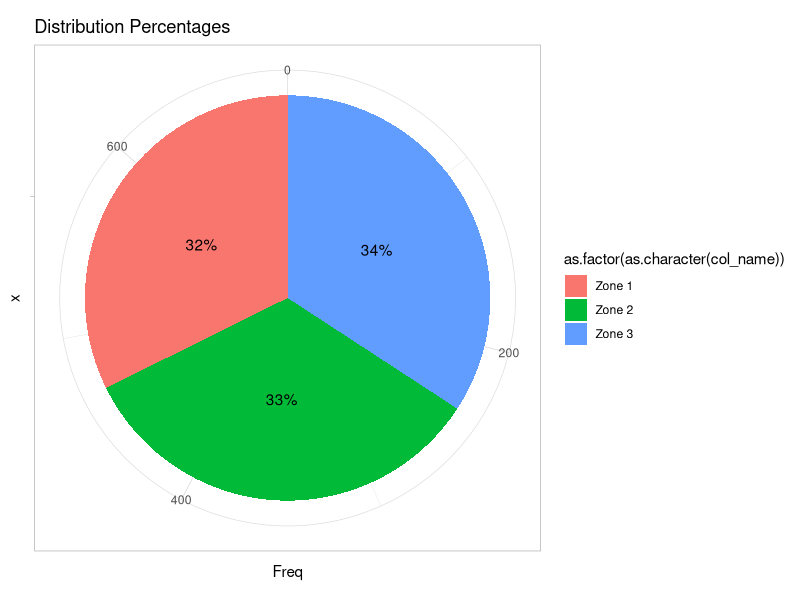
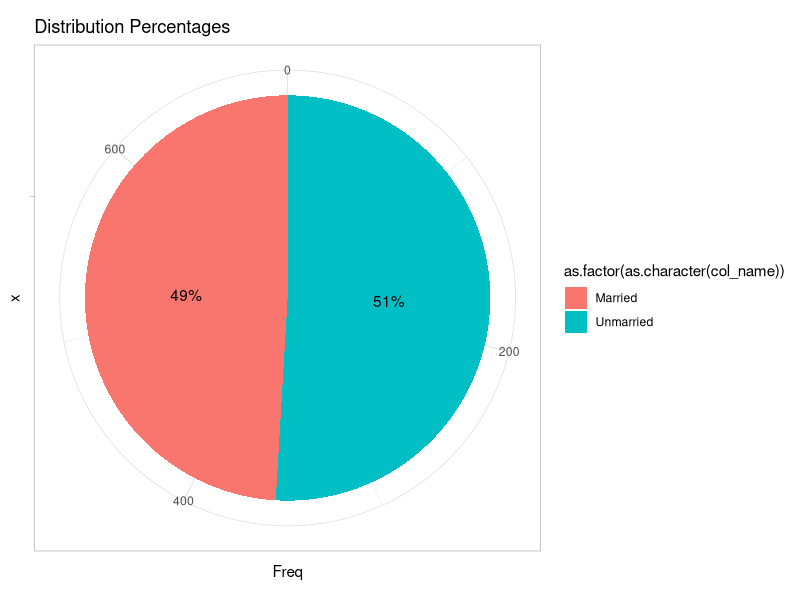
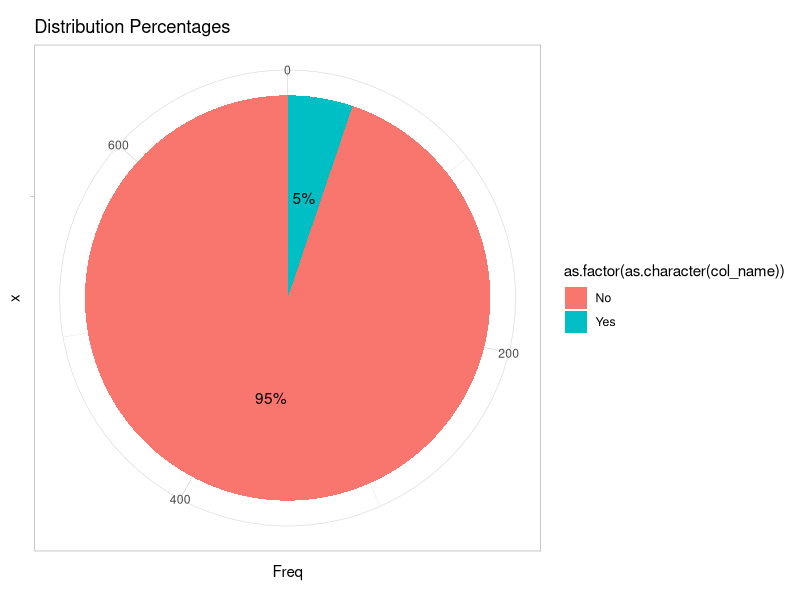
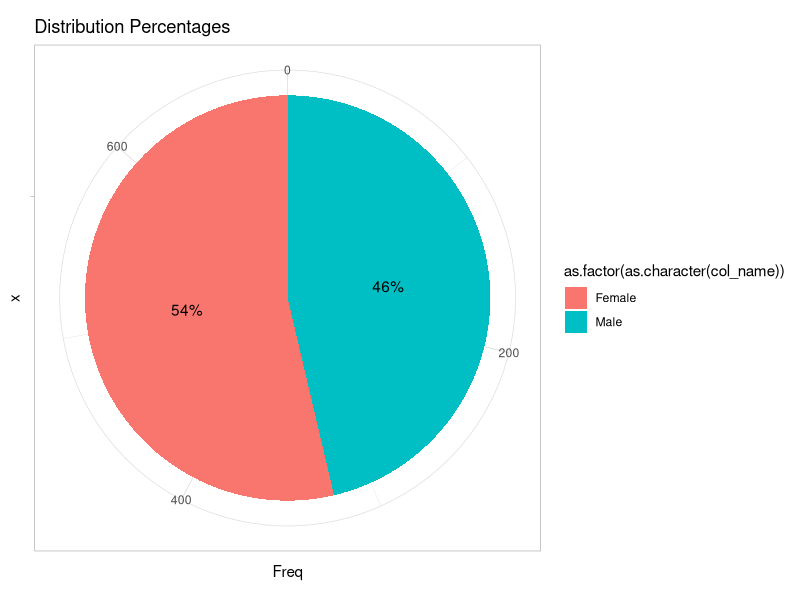
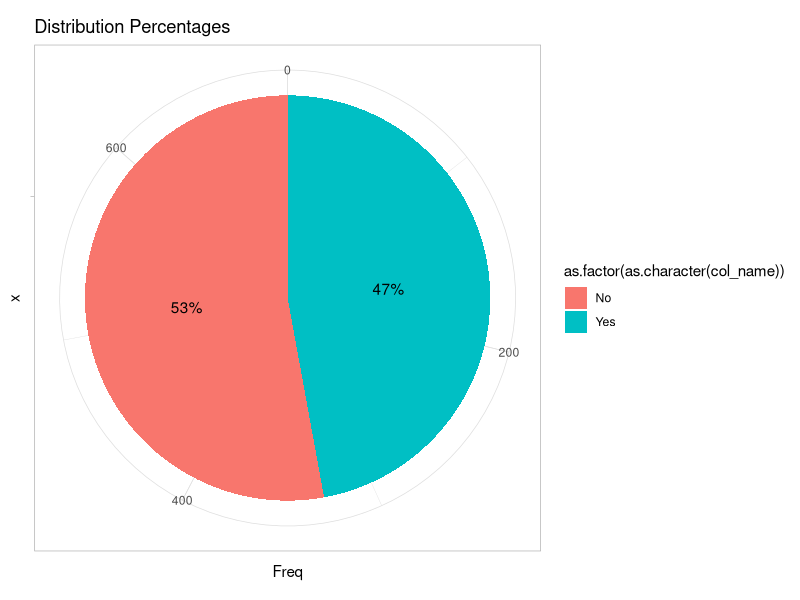
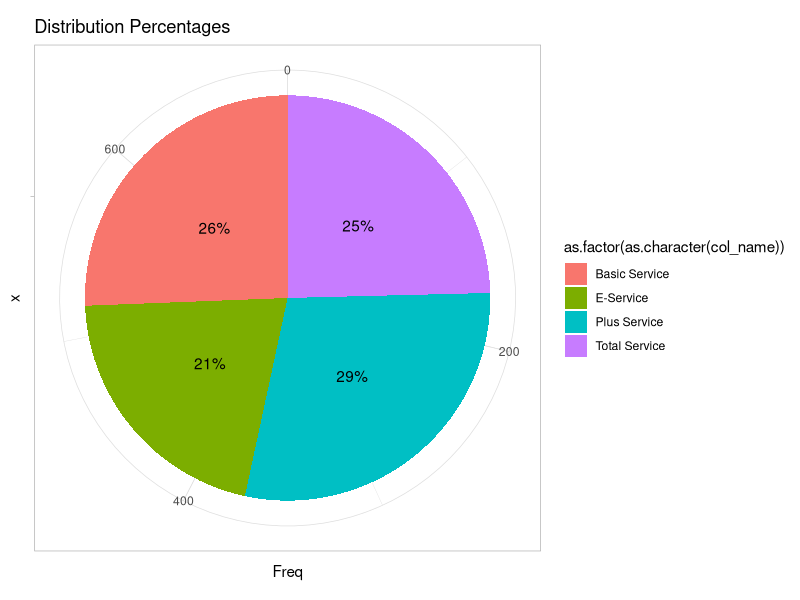
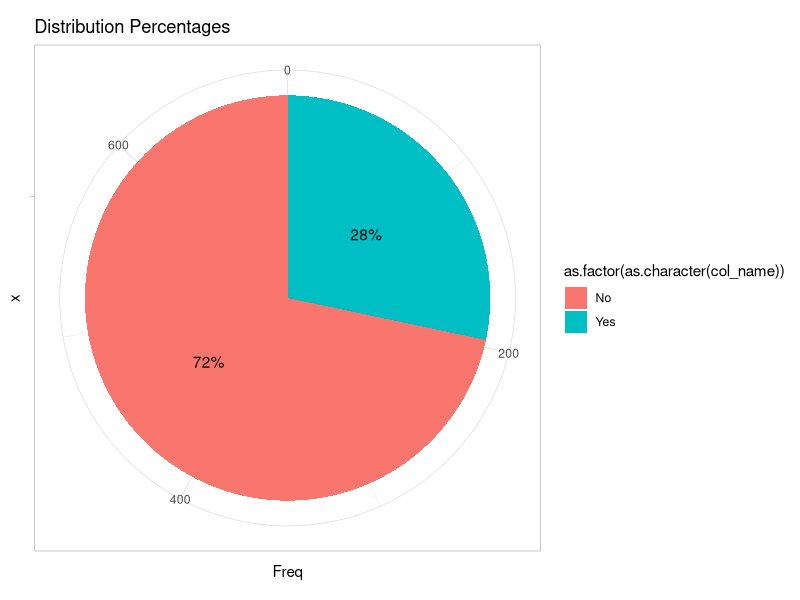
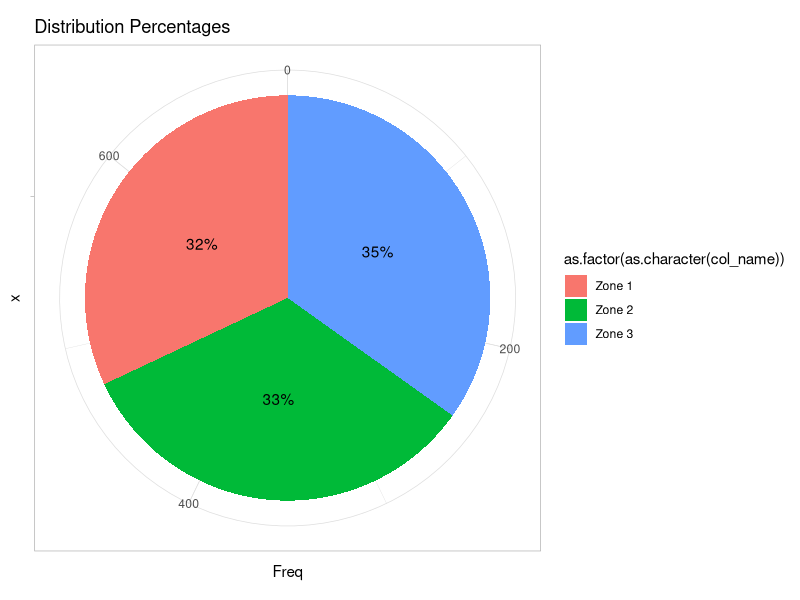

Write the R code that produced these figures, in order.
## ---- chunk 1
library(readxl)
Telecommunication_Data <- read_excel("Telecommunication Data.xlsx")
View(Telecommunication_Data)
## ---- chunk 2
head(Telecommunication_Data)
## ---- chunk 3
colnames(Telecommunication_Data)
## ---- chunk 4
missing_values = data.frame(columns = colnames(Telecommunication_Data),
                            vals_missing = colSums(is.na(Telecommunication_Data)),
                            perc_missing = colMeans(is.na(Telecommunication_Data)) * 100)

head(missing_values)
## ---- chunk 5
# columns with more than 50% missing values need to be removed 
Telecommunication_Data = Telecommunication_Data[rowMeans(is.na(Telecommunication_Data))< 0.5, colMeans(is.na(Telecommunication_Data)) < 0.5]
colnames(Telecommunication_Data)
## ---- chunk 6
set.seed(123)

# split witha 70/30 ration
ind = sample(1:nrow(Telecommunication_Data), 0.7 * nrow(Telecommunication_Data))

train = Telecommunication_Data[ind,]
test = Telecommunication_Data[-ind,]

nrow(train)
nrow(test)
## ---- chunk 7
linear_regress_data = train
## ---- chunk 8
library(dplyr, warn.conflicts = FALSE)

char_columns = colnames(linear_regress_data %>% select_if(is.character))
char_columns
## ---- chunk 9
library(ggplot2)
plot_distrib = function(col_name){
  # convert the data into columns
  col_vals = data.frame(table(col_name))
  col_vals$percent = col_vals$Freq / sum(col_vals$Freq) * 100
  # plot the distibution
  plot = ggplot(col_vals, aes(x = "", y = Freq, fill = as.factor(as.character(col_name)))) +
    geom_bar(stat = "identity") +
    coord_polar("y") +
    geom_text(aes(label = paste0(round(percent), "%")), position = position_stack(vjust = 0.5)) +
    ggtitle("Distribution Percentages") +
    theme_light()
  return(plot)
}
## ---- chunk 10
char_columns
## ---- chunk 11
print("Distribution of Region")
img = plot_distrib(linear_regress_data$region)
print(img)
## ---- chunk 12
print("Distribution of Marital")
img = plot_distrib(linear_regress_data$marital)
print(img)
## ---- chunk 13
print("Distribution of Retire")
img = plot_distrib(linear_regress_data$retire)
print(img)
## ---- chunk 14
print("Distribution of Gender")
img = plot_distrib(linear_regress_data$gender)
print(img)
## ---- chunk 15
print("Distribution of TollFree")
img = plot_distrib(linear_regress_data$tollfree)
print(img)
## ---- chunk 16
print("Distribution of Custcat")
img = plot_distrib(linear_regress_data$custcat)
print(img)
## ---- chunk 17
print("Distribution of Churn")
img = plot_distrib(linear_regress_data$churn)
print(img)
## ---- chunk 18
# using random forest regression to impute 
# categorical values are better replaced by mode

# calculate mode
calc_mod = function(x){
  uniq_x = unique(x)
  uniq_x[which.max(tabulate(match(x, uniq_x)))]
}

# use ifelse to replace with mode otherwise retain the data
linear_regress_data$region = ifelse(is.na(linear_regress_data$region),calc_mod(linear_regress_data$region),                      linear_regress_data$region)

# confirm if there is still na data in region
if(any(is.na(linear_regress_data$region))){
  print("There are still na values")
}else{
  print("There are no na values")
}
## ---- chunk 19
plt = plot_distrib(linear_regress_data$region)
print(plt)
## ---- chunk 20
linear_regress_data$marital = ifelse(is.na(linear_regress_data$marital),calc_mod(linear_regress_data$marital),                      linear_regress_data$marital)

# confirm if there is still na data in region
if(any(is.na(linear_regress_data$marital))){
  print("There are still na values")
}else{
  print("There are no na values")
}
## ---- chunk 21
plt = plot_distrib(linear_regress_data$marital)
print(plt)
## ---- chunk 22
linear_regress_data$retire = ifelse(is.na(linear_regress_data$retire),calc_mod(linear_regress_data$retire),                      linear_regress_data$retire)

# confirm if there is still na data in region
if(any(is.na(linear_regress_data$retire))){
  print("There are still na values")
}else{
  print("There are no na values")
}
## ---- chunk 23
plt = plot_distrib(linear_regress_data$retire)
print(plt)
## ---- chunk 24
linear_regress_data$gender = ifelse(is.na(linear_regress_data$gender),calc_mod(linear_regress_data$gender),                      linear_regress_data$gender)

# confirm if there is still na data in region
if(any(is.na(linear_regress_data$gender))){
  print("There are still na values")
}else{
  print("There are no na values")
}

plt = plot_distrib(linear_regress_data$gender)
print(plt)
## ---- chunk 25
linear_regress_data$tollfree = ifelse(is.na(linear_regress_data$tollfree),calc_mod(linear_regress_data$tollfree),                      linear_regress_data$tollfree)

# confirm if there is still na data in region
if(any(is.na(linear_regress_data$tollfree))){
  print("There are still na values")
}else{
  print("There are no na values")
}

plt = plot_distrib(linear_regress_data$tollfree)
print(plt)
## ---- chunk 26
linear_regress_data$custcat = ifelse(is.na(linear_regress_data$custcat),calc_mod(linear_regress_data$custcat),                      linear_regress_data$custcat)

# confirm if there is still na data in region
if(any(is.na(linear_regress_data$custcat))){
  print("There are still na values")
}else{
  print("There are no na values")
}

plt = plot_distrib(linear_regress_data$custcat)
print(plt)
## ---- chunk 27
linear_regress_data$churn = ifelse(is.na(linear_regress_data$churn),calc_mod(linear_regress_data$churn),                      linear_regress_data$churn)

# confirm if there is still na data in region
if(any(is.na(linear_regress_data$churn))){
  print("There are still na values")
}else{
  print("There are no na values")
}

plt = plot_distrib(linear_regress_data$churn)
print(plt)
## ---- chunk 28
char_columns
## ---- chunk 29
unique(linear_regress_data$region)
## ---- chunk 30
linear_regress_data$region = ifelse(linear_regress_data$region == "Zone 1", 1, ifelse(
  linear_regress_data$region == "Zone 2", 2, ifelse(
    linear_regress_data$region == "Zone 3", 3, linear_regress_data$region
  )
))
## ---- chunk 31
unique(linear_regress_data$marital)
## ---- chunk 32
linear_regress_data$marital = ifelse(linear_regress_data$marital == "Unmarried", 1, ifelse(
  linear_regress_data$marital == "Married", 2, linear_regress_data$marital
  )
) 
## ---- chunk 33
unique(linear_regress_data$retire)
## ---- chunk 34
linear_regress_data$retire = ifelse(linear_regress_data$retire == "No", 1, ifelse(
  linear_regress_data$retire == "Yes", 2, linear_regress_data$retire
  )
) 
## ---- chunk 35
unique(linear_regress_data$gender)
## ---- chunk 36
linear_regress_data$gender = ifelse(linear_regress_data$gender == "Female", 1, ifelse(
  linear_regress_data$gender == "Male", 2, linear_regress_data$gender
  )
) 
## ---- chunk 37
unique(linear_regress_data$tollfree)
## ---- chunk 38
linear_regress_data$tollfree = ifelse(linear_regress_data$tollfree == "No", 1, ifelse(
  linear_regress_data$tollfree == "Yes", 2, linear_regress_data$tollfree
  )
) 
## ---- chunk 39
unique(linear_regress_data$custcat)
## ---- chunk 40
linear_regress_data$custcat = ifelse(linear_regress_data$custcat == "Plus Service", 1, ifelse(
  linear_regress_data$custcat == "Total Service", 2,ifelse(
  linear_regress_data$custcat == "E-Service", 3,ifelse(
  linear_regress_data$custcat == "Basic Service", 4, linear_regress_data$custcat
  )
)))
## ---- chunk 41
unique(linear_regress_data$churn)
## ---- chunk 42
linear_regress_data$churn = ifelse(linear_regress_data$churn == "No", 1, ifelse(
  linear_regress_data$churn == "Yes", 2, linear_regress_data$churn
  )
) 
## ---- chunk 43
linear_regress_data = linear_regress_data %>% mutate(across(all_of(char_columns), as.factor))
head(linear_regress_data)
## ---- chunk 44
non_factor = colnames(linear_regress_data %>% select_if(is.numeric))
non_factor
## ---- chunk 45
# using a density plot to assess the distribution of the data 

plot_density = function(data_set,num_col){
  ggplot(data_set, aes(x = data_set[[num_col]]))+
    geom_density(fill = "lightblue", color = "blue")+
    ggtitle(paste("Density Plot of", num_col))+
    xlab(num_col)+
    ylab("Density")+
    theme_minimal()
}
## ---- chunk 46
# plot

plot_density(linear_regress_data,"tenure")
## ---- chunk 47
# IMPUTE data
set.seed(123)
rand_val = function(data, column_name, low = 0, up = 1){
  data[[column_name]] = ifelse(is.na(data[[column_name]]), runif(sum(is.na(data[[column_name]])), min = low, max = up), data[[column_name]])
  return(data)
}
## ---- chunk 48
linear_regress_data=rand_val(linear_regress_data, "tenure")

if(any(is.na(linear_regress_data$tenure))){
  print(paste("there are na values", "tenure"))
}else{
  print(paste("there are no na values", "tenure"))
}
## ---- chunk 49
# new disribution of tenure
plot_density(linear_regress_data, "tenure")
## ---- chunk 50
plot_density(linear_regress_data, "age")
## ---- chunk 51
linear_regress_data = rand_val(linear_regress_data, "age")

if(any(is.na(linear_regress_data$tenure))){
  print(paste("there are na values", "age"))
}else{
  print(paste("there are no na values", "age"))
}
## ---- chunk 52
plot_density(linear_regress_data, "age")
## ---- chunk 53
plot_density(linear_regress_data, "address")
## ---- chunk 54
linear_regress_data = rand_val(linear_regress_data, "address")

if(any(is.na(linear_regress_data$tenure))){
  print(paste("there are na values", "address"))
}else{
  print(paste("there are no na values", "address"))
}
## ---- chunk 55
plot_density(linear_regress_data, "address")
## ---- chunk 56
plot_density(linear_regress_data, "income")
## ---- chunk 57
linear_regress_data = rand_val(linear_regress_data, "income")

if(any(is.na(linear_regress_data$income))){
  print(paste("there are na values", "income"))
}else{
  print(paste("there are no na values", "income"))
}
## ---- chunk 58
plot_density(linear_regress_data, "income")
## ---- chunk 59
plot_density(linear_regress_data, "employ")
## ---- chunk 60
linear_regress_data = rand_val(linear_regress_data, "employ")

if(any(is.na(linear_regress_data$employ))){
  print(paste("there are na values", "employ"))
}else{
  print(paste("there are no na values", "employ"))
}
## ---- chunk 61
plot_density(linear_regress_data, "employ")
## ---- chunk 62
plot_density(linear_regress_data, "reside")
## ---- chunk 63
linear_regress_data = rand_val(linear_regress_data, "reside")

if(any(is.na(linear_regress_data$reside))){
  print(paste("there are na values", "reside"))
}else{
  print(paste("there are no na values", "reside"))
}
## ---- chunk 64
plot_density(linear_regress_data, "reside")
## ---- chunk 65
plot_density(linear_regress_data, "tollten")
## ---- chunk 66
linear_regress_data = rand_val(linear_regress_data, "tollten")

if(any(is.na(linear_regress_data$tollten))){
  print(paste("there are na values", "tollten"))
}else{
  print(paste("there are no na values", "tollten"))
}
## ---- chunk 67
plot_density(linear_regress_data, "tollten")
## ---- chunk 68
plot_density(linear_regress_data, "equipten")
## ---- chunk 69
linear_regress_data = rand_val(linear_regress_data, "equipten")

if(any(is.na(linear_regress_data$equipten))){
  print(paste("there are na values", "equipten"))
}else{
  print(paste("there are no na values", "equipten"))
}
## ---- chunk 70
plot_density(linear_regress_data, "equipten")
## ---- chunk 71
plot_density(linear_regress_data, "cardten")
## ---- chunk 72
linear_regress_data = rand_val(linear_regress_data, "cardten")

if(any(is.na(linear_regress_data$cardten))){
  print(paste("there are na values", "cardten"))
}else{
  print(paste("there are no na values", "cardten"))
}
## ---- chunk 73
plot_density(linear_regress_data, "cardten")
## ---- chunk 74
plot_density(linear_regress_data, "wireten")
## ---- chunk 75
linear_regress_data = rand_val(linear_regress_data, "wireten")

if(any(is.na(linear_regress_data$wireten))){
  print(paste("there are na values", "wireten"))
}else{
  print(paste("there are no na values", "wireten"))
}
## ---- chunk 76
plot_density(linear_regress_data, "wireten")
## ---- chunk 77
plot_density(linear_regress_data, "loglong")
## ---- chunk 78
linear_regress_data = rand_val(linear_regress_data, "loglong")

if(any(is.na(linear_regress_data$loglong))){
  print(paste("there are na values", "loglong"))
}else{
  print(paste("there are no na values", "loglong"))
}
## ---- chunk 79
plot_density(linear_regress_data, "loglong")
## ---- chunk 80
plot_density(linear_regress_data, "logcard")
## ---- chunk 81
linear_regress_data = rand_val(linear_regress_data, "logcard")

if(any(is.na(linear_regress_data$logcard))){
  print(paste("there are na values", "logcard"))
}else{
  print(paste("there are no na values", "logcard"))
}
## ---- chunk 82
plot_density(linear_regress_data, "logcard")
## ---- chunk 83
# round off all values that are not 
# Age - 3
# employ - 7
# address - 5
# Tenure - 2
# income - 6
# reside - 10
linear_regress_data[, c(3, 7, 5, 2, 6,10)][,
                                            sapply(linear_regress_data[, c(3, 7, 5, 2, 6, 10)], is.numeric)] = round(linear_regress_data[, c(3, 7, 5, 2, 6, 10)][,
                                            sapply(linear_regress_data[, c(3, 7, 5, 2, 6, 10)], is.numeric)])

## ---- chunk 84
linear_regress_model = lm(age~., data = linear_regress_data)
summary(linear_regress_model)
## ---- chunk 85
# using the key predictor values only 
linear_regress_model_2 = lm(age~marital + address + employ + retire+ gender + reside + logcard, data = linear_regress_data)
summary(linear_regress_model_2)
## ---- chunk 86
linear_regress_model_3 = lm(age~marital + address + employ + retire+ reside + logcard, data = linear_regress_data)
summary(linear_regress_model_3)
## ---- chunk 87
any(is.na(linear_regress_data))
## ---- chunk 88
library(lmtest)
homoscedastisty_test = bptest(linear_regress_model)
homoscedastisty_test
## ---- chunk 89
homoscedastisty_test_2 = bptest(linear_regress_model_2)
homoscedastisty_test_2
## ---- chunk 90
homoscedastisty_test_3 = bptest(linear_regress_model_3)
homoscedastisty_test_3
## ---- chunk 91
linear_regress_residuals <- residuals(linear_regress_model_3)

# QQ plot 
qqnorm(linear_regress_residuals)
qqline(linear_regress_residuals, col = 2)
## ---- chunk 92
# residuals fitted value plot 
library(ggplot2)

res_fit = data.frame(fitted = linear_regress_model_3$fitted.values,
                     residual = linear_regress_model_3$residuals)

ggplot(data = res_fit,
       aes(x = fitted, y = residual)) +
  geom_point()+
  geom_hline(yintercept = 0, linetype = "dashed", color = "red") +
  labs(
    x = "fitted values",
    y = "residuals",
    title = "Fitted value Residual Plot"
  )
## ---- chunk 93
library(car, warn.conflicts = FALSE)

var_inf = vif(linear_regress_model_3)
var_inf
## ---- chunk 94
test= na.omit(test)
# age~marital + address + employ + retire+ reside + logcard
test$marital = ifelse(test$marital == "Unmarried", 1, ifelse(
  test$marital == "Married", 2, test$marital
))
test$retire = ifelse(test$retire == "No", 1, ifelse(
  test$retire == "Yes", 2, test$retire
))
predict_mod = predict(linear_regress_model_3,
                       test)
predict_mod = ifelse(predict_mod > 0.5, 1, 0)

actual_lm_val = test$age
mse = mean((predict_mod - actual_lm_val)^2)
rmse = sqrt(mse)

cat("The mean squared error is", mse, " with a rmse of ", rmse)
## ---- chunk 95
age_range = max(Telecommunication_Data$age, na.rm = TRUE) - min(Telecommunication_Data$age, na.rm = TRUE)
age_range
## ---- chunk 96
binom_regress_data = linear_regress_data
## ---- chunk 97
# encoding marital
binom_regress_data$marital = ifelse(binom_regress_data$marital == 1, 1, 0)
min(binom_regress_data$marital)
max(binom_regress_data$marital)
## ---- chunk 98
binom_model = glm(marital~., data = binom_regress_data, family = "binomial")
summary(binom_model)
## ---- chunk 99
binom_model_2 = glm(marital~age+employ+reside+retire+ logcard, data = binom_regress_data, family = "binomial")
summary(binom_model_2)
## ---- chunk 100
binom_model_3 = glm(marital~age+reside, data = binom_regress_data, family = "binomial")
summary(binom_model_3)
## ---- chunk 101
binom_model_4 = glm(marital~employ+retire+logcard, data =binom_regress_data, family = "binomial")
summary(binom_model_4)
## ---- chunk 102
binom_test = test
binom_test$marital = ifelse(binom_test$marital == 1, 1, 0)
binom_pred = predict(binom_model_2, test, type = "response")
binom_pred = ifelse(binom_pred > 0.5, 1, 0)

# see prediction model contigency table
binom_cont_tab = table(predicted = binom_pred, actual =  binom_test$marital)

print("Unmarried = 1 and married = 0")
binom_cont_tab
## ---- chunk 103
library(caTools)
library(ROCR)
binomial_acc_obj = prediction(binom_pred, binom_test$marital)
binom_auc = performance(binomial_acc_obj, measure = "auc")
binom_auc = binom_auc@y.values[[1]]
binom_auc * 100
## ---- chunk 104
# coefficient of linear regression
coef(binom_model_2)
## ---- chunk 105
multinom_data = linear_regress_data
## ---- chunk 106
library(nnet)
multi_nom_mod = multinom(reside~., data = multinom_data)
summary(multi_nom_mod)
## ---- chunk 107
coef(multi_nom_mod)[1,]
## ---- chunk 108
multi_test = test
multi_test$region = ifelse(multi_test$region == "Zone 1", 1, ifelse(multi_test$region == "Zone 2", 2, ifelse(
  multi_test$region == "Zone 3", 3, multi_test$region
)))
multi_test$region = as.factor(multi_test$region)
multi_test$gender =ifelse(multi_test$gender == "Female", 1,2) 
multi_test$gender = as.factor(multi_test$gender)
multi_test$tollfree =ifelse(multi_test$tollfree == "No", 1,2) 
multi_test$tollfree = as.factor(multi_test$tollfree)
multi_test$custcat = ifelse(multi_test$custcat == "Plus Service", 1, ifelse(
  multi_test$custcat == "Total Service", 2,ifelse(
  multi_test$custcat == "E-Service", 3,ifelse(
  multi_test$custcat == "Basic Service", 4, multi_test$custcat
  )
)))
multi_test$custcat = as.factor(multi_test$custcat)
multi_test$churn =ifelse(multi_test$churn == "No", 1,2)
multi_test$churn= as.factor(multi_test$churn)
predict_multi = predict(multi_nom_mod, newdata = multi_test)
accuracy_multi <- mean(predict_multi== multi_test$reside)
accuracy_multi
## ---- chunk 109
poisson_data = linear_regress_data

poisson_mod = glm(employ~., data = poisson_data, family = "poisson" )

summary(poisson_mod)
## ---- chunk 110
poisson_mod_2 = glm(employ~region+tenure+age+marital+address+income+retire+gender+reside+tollfree+wireten+loglong+churn, data = poisson_data, family = "poisson")
summary(poisson_mod_2)
## ---- chunk 111
poisson_mod_3 = glm(employ~tenure+age+address+income+retire+gender+tollfree+wireten+loglong+churn, data = poisson_data, family = "poisson")
summary(poisson_mod_3)
## ---- chunk 112
poisson_mod_4 = glm(employ~tenure+age+address+income+gender+tollfree+wireten+loglong+churn, data = poisson_data, family= "poisson")
summary(poisson_mod_4)
## ---- chunk 113
poisson_test = multi_test
poisson_pred = predict(poisson_mod_3, poisson_test)
poisson_pred = ifelse(poisson_pred > 0.5, 1, 0)

# contigency table 
print("predictions are for employ from 0 - 41")
poisson_tab = t(table(predicted = poisson_pred, actual = poisson_test$employ))
poisson_tab
## ---- chunk 114
poisson_residuals = data.frame(fitted = predict(poisson_mod_3), 
                               residuals = residuals(poisson_mod_3))

library(ggplot2)

ggplot(poisson_residuals, aes(x = fitted, y = residuals))+
  geom_point()+
  geom_hline(yintercept = 0, linetype = "dashed", color = "red") +
  labs(x = "Fitted Values", y = "Residuals", title = "Poisson Regression Residuals Plot")
## ---- chunk 115
actual_poisson = data.frame(employ = test$employ, count = rep(1, nrow(test)))
actual_poisson = actual_poisson %>% group_by(employ)%>%summarise(count = sum(count))
actual_poisson
## ---- chunk 116
poisson_test = multi_test
predicted_poisson = predict(poisson_mod_3, poisson_test, type ="response")
actual_val_pois = actual_poisson$count
rmse_pois = sqrt(mean(actual_val_pois- predicted_poisson)^2)
real_pois = mean(actual_poisson$count)
cat("The rmse of the poisson model is: ", rmse_pois,"\nThe actual value is: ", real_pois)
## ---- chunk 117
# propotional difference
tol = 0.1
pois_diff = abs(rmse_pois - real_pois)/ (max(abs(rmse_pois), abs(real_pois)))
pois_diff < tol
## ---- chunk 118
neg_binom_data = linear_regress_data
neg_binom_test = poisson_test
count_data = c(2, 7, 10)
print_var_mn = function(x){
var_x = var(x)
mn_x = sum(x)/nrow(x)
col_neg_bin = colnames(x)
return(cat("The variance of", col_neg_bin," is: ",var_x,
    "\nAnd, the mean is: ", mn_x))
}
for(i in 1:length(count_data)){
  print(print_var_mn(neg_binom_data[, count_data[i]]))
}
## ---- chunk 119
library(MASS)
neg_bin_mod = glm.nb(employ~., data = neg_binom_data)
summary(neg_bin_mod)
## ---- chunk 120
neg_bin_mod_2 = glm.nb(employ~tenure+age+marital+income+reside, data = neg_binom_data)
summary(neg_bin_mod_2)
## ---- chunk 121
neg_bin_mod_3 = glm.nb(employ~tenure+age+income, data = neg_binom_data)
summary(neg_bin_mod_3)
## ---- chunk 122
neg_bin_pred = predict(neg_bin_mod_2, neg_binom_test, type = "response")
act_neg_bin = data.frame(val = neg_binom_test$employ,
                         count = rep(1, nrow(neg_binom_test)))
act_neg_bin = act_neg_bin %>% group_by(val) %>% summarise(count = sum(count))
act_neg =  act_neg_bin$count

rmse_neg_bin = sqrt(mean(act_neg - neg_bin_pred)^2)
mean_neg_bin = mean(act_neg)
cat("The rmse of the negative binom model is:", rmse_neg_bin,"\nThe actual value is:", mean_neg_bin)
## ---- chunk 123
tol = 0.1
neg_bin_diff = abs(rmse_neg_bin - mean_neg_bin)/ (max(abs(rmse_neg_bin), abs(mean_neg_bin)))
if(pois_diff < tol){
  print("the rmse is smaller than the actual mean of the counts this means the predicted values are statistically similar to the actual data and the model best fits the data")
}else{
  print("the rmse is larger than the actual mean of the counts this means the predicted values are significantly different from the actual data even though the model best fits the data")
}
